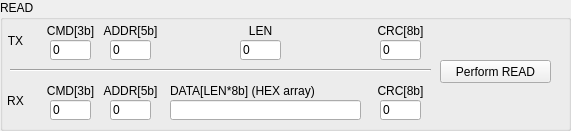
    <widget class="QGroupBox" name="groupBox_3">
     <property name="enabled">
      <bool>true</bool>
     </property>
     <property name="geometry">
      <rect>
       <x>20</x>
       <y>20</y>
       <width>571</width>
       <height>131</height>
      </rect>
     </property>
     <property name="title">
      <string>READ</string>
     </property>
     <widget class="CustomControls::LineEdit" name="lineEdit_10">
      <property name="geometry">
       <rect>
        <x>50</x>
        <y>40</y>
        <width>41</width>
        <height>20</height>
       </rect>
      </property>
      <property name="accessibleName">
       <string>MWriteREAD[CMD]</string>
      </property>
      <property name="inputMask">
       <string/>
      </property>
      <property name="text">
       <string>0</string>
      </property>
      <property name="readOnly">
       <bool>false</bool>
      </property>
     </widget>
     <widget class="QLabel" name="label_18">
      <property name="geometry">
       <rect>
        <x>40</x>
        <y>20</y>
        <width>61</width>
        <height>21</height>
       </rect>
      </property>
      <property name="text">
       <string>CMD[3b]</string>
      </property>
      <property name="alignment">
       <set>Qt::AlignCenter</set>
      </property>
     </widget>
     <widget class="QLabel" name="label_19">
      <property name="geometry">
       <rect>
        <x>100</x>
        <y>20</y>
        <width>61</width>
        <height>21</height>
       </rect>
      </property>
      <property name="text">
       <string>ADDR[5b]</string>
      </property>
      <property name="alignment">
       <set>Qt::AlignCenter</set>
      </property>
     </widget>
     <widget class="CustomControls::LineEdit" name="lineEdit_11">
      <property name="geometry">
       <rect>
        <x>110</x>
        <y>40</y>
        <width>41</width>
        <height>20</height>
       </rect>
      </property>
      <property name="accessibleName">
       <string>MWriteREAD[ADDR]</string>
      </property>
      <property name="inputMask">
       <string/>
      </property>
      <property name="text">
       <string>0</string>
      </property>
      <property name="readOnly">
       <bool>false</bool>
      </property>
     </widget>
     <widget class="CustomControls::LineEdit" name="lineEditREADCRC">
      <property name="geometry">
       <rect>
        <x>380</x>
        <y>40</y>
        <width>41</width>
        <height>20</height>
       </rect>
      </property>
      <property name="accessibleName">
       <string>MWriteREAD[CRC]</string>
      </property>
      <property name="inputMask">
       <string/>
      </property>
      <property name="text">
       <string>0</string>
      </property>
      <property name="readOnly">
       <bool>false</bool>
      </property>
     </widget>
     <widget class="QLabel" name="label_20">
      <property name="geometry">
       <rect>
        <x>370</x>
        <y>20</y>
        <width>61</width>
        <height>21</height>
       </rect>
      </property>
      <property name="text">
       <string>CRC[8b]</string>
      </property>
      <property name="alignment">
       <set>Qt::AlignCenter</set>
      </property>
     </widget>
     <widget class="CustomControls::PushButton" name="pushButton_7">
      <property name="geometry">
       <rect>
        <x>440</x>
        <y>60</y>
        <width>111</width>
        <height>23</height>
       </rect>
      </property>
      <property name="accessibleName">
       <string>PerformREAD()</string>
      </property>
      <property name="text">
       <string>Perform READ</string>
      </property>
     </widget>
     <widget class="Line" name="line_17">
      <property name="geometry">
       <rect>
        <x>10</x>
        <y>60</y>
        <width>421</width>
        <height>21</height>
       </rect>
      </property>
      <property name="orientation">
       <enum>Qt::Horizontal</enum>
      </property>
     </widget>
     <widget class="QLabel" name="label_76">
      <property name="geometry">
       <rect>
        <x>170</x>
        <y>80</y>
        <width>191</width>
        <height>21</height>
       </rect>
      </property>
      <property name="text">
       <string>DATA[LEN*8b] (HEX array)</string>
      </property>
      <property name="alignment">
       <set>Qt::AlignLeading|Qt::AlignLeft|Qt::AlignVCenter</set>
      </property>
     </widget>
     <widget class="QLabel" name="label_77">
      <property name="geometry">
       <rect>
        <x>370</x>
        <y>80</y>
        <width>61</width>
        <height>21</height>
       </rect>
      </property>
      <property name="text">
       <string>CRC[8b]</string>
      </property>
      <property name="alignment">
       <set>Qt::AlignCenter</set>
      </property>
     </widget>
     <widget class="QLineEdit" name="lineEditPerformReadData">
      <property name="geometry">
       <rect>
        <x>170</x>
        <y>100</y>
        <width>191</width>
        <height>20</height>
       </rect>
      </property>
      <property name="accessibleName">
       <string/>
      </property>
      <property name="inputMask">
       <string/>
      </property>
      <property name="text">
       <string/>
      </property>
      <property name="readOnly">
       <bool>false</bool>
      </property>
     </widget>
     <widget class="CustomControls::LineEdit" name="lineEdit_30">
      <property name="geometry">
       <rect>
        <x>380</x>
        <y>100</y>
        <width>41</width>
        <height>20</height>
       </rect>
      </property>
      <property name="accessibleName">
       <string>MReadREAD[CRC]</string>
      </property>
      <property name="inputMask">
       <string/>
      </property>
      <property name="text">
       <string>0</string>
      </property>
      <property name="readOnly">
       <bool>false</bool>
      </property>
     </widget>
     <widget class="QLabel" name="label_80">
      <property name="geometry">
       <rect>
        <x>0</x>
        <y>30</y>
        <width>31</width>
        <height>21</height>
       </rect>
      </property>
      <property name="text">
       <string>TX</string>
      </property>
      <property name="alignment">
       <set>Qt::AlignCenter</set>
      </property>
     </widget>
     <widget class="QLabel" name="label_81">
      <property name="geometry">
       <rect>
        <x>0</x>
        <y>90</y>
        <width>31</width>
        <height>21</height>
       </rect>
      </property>
      <property name="text">
       <string>RX</string>
      </property>
      <property name="alignment">
       <set>Qt::AlignCenter</set>
      </property>
     </widget>
     <widget class="QLabel" name="label_94">
      <property name="geometry">
       <rect>
        <x>40</x>
        <y>80</y>
        <width>61</width>
        <height>21</height>
       </rect>
      </property>
      <property name="text">
       <string>CMD[3b]</string>
      </property>
      <property name="alignment">
       <set>Qt::AlignCenter</set>
      </property>
     </widget>
     <widget class="CustomControls::LineEdit" name="lineEdit_36">
      <property name="geometry">
       <rect>
        <x>50</x>
        <y>100</y>
        <width>41</width>
        <height>20</height>
       </rect>
      </property>
      <property name="accessibleName">
       <string>MReadREAD[CMD]</string>
      </property>
      <property name="inputMask">
       <string/>
      </property>
      <property name="text">
       <string>0</string>
      </property>
      <property name="readOnly">
       <bool>false</bool>
      </property>
     </widget>
     <widget class="QLabel" name="label_71">
      <property name="geometry">
       <rect>
        <x>100</x>
        <y>80</y>
        <width>61</width>
        <height>21</height>
       </rect>
      </property>
      <property name="text">
       <string>ADDR[5b]</string>
      </property>
      <property name="alignment">
       <set>Qt::AlignCenter</set>
      </property>
     </widget>
     <widget class="CustomControls::LineEdit" name="lineEdit_24">
      <property name="geometry">
       <rect>
        <x>110</x>
        <y>100</y>
        <width>41</width>
        <height>20</height>
       </rect>
      </property>
      <property name="accessibleName">
       <string>MReadREAD[ADDR]</string>
      </property>
      <property name="inputMask">
       <string/>
      </property>
      <property name="text">
       <string>0</string>
      </property>
      <property name="readOnly">
       <bool>false</bool>
      </property>
     </widget>
     <widget class="CustomControls::LineEdit" name="lineEditPerformReadLength">
      <property name="geometry">
       <rect>
        <x>240</x>
        <y>40</y>
        <width>41</width>
        <height>20</height>
       </rect>
      </property>
      <property name="accessibleName">
       <string>MWriteREAD[ADDR]</string>
      </property>
      <property name="inputMask">
       <string/>
      </property>
      <property name="text">
       <string>0</string>
      </property>
      <property name="readOnly">
       <bool>false</bool>
      </property>
     </widget>
     <widget class="QLabel" name="label_23">
      <property name="geometry">
       <rect>
        <x>230</x>
        <y>20</y>
        <width>61</width>
        <height>21</height>
       </rect>
      </property>
      <property name="text">
       <string>LEN</string>
      </property>
      <property name="alignment">
       <set>Qt::AlignCenter</set>
      </property>
     </widget>
    </widget>
